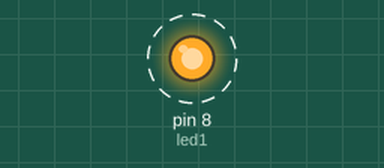
This sketch was run on a simulated Arduino Uno, built with avr-gcc and run on an emulated ATmega328P. Shown: output pins drawn as LEDs (lit = HIGH). Dashed ring = blinking.

Above: at 0.05 s.
Timing chart, 0 to 3.0 s (numbered marks = the images above):
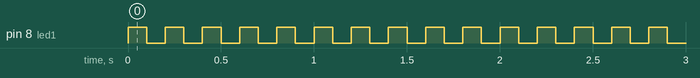

The sketch:

encendido_apagado.ino
```cpp
/*
--Code develop by Fran
*/
const int led1 = 8;  // Declaramos el pin del led. LLamando a ese pin por un nombre

void setup() {
  pinMode(led1, OUTPUT); //Indicamos que el pin "led1(8)" se comporte como una salida
}

void loop() {
  digitalWrite(led1, HIGH); //Mediante una señal digital le decimos que se encienda al maximo con "HIGH"
  delay(100); //Esperamos
  digitalWrite(led1, LOW); //Mediante una señal digital le decimos que se apague el led con "LOW"
  delay(100); //Esperamos para volver a repetir todo
}
```

Measured:
- by itself, pin 8 (led1): alternates HIGH for 0.10 s and LOW for 0.10 s
